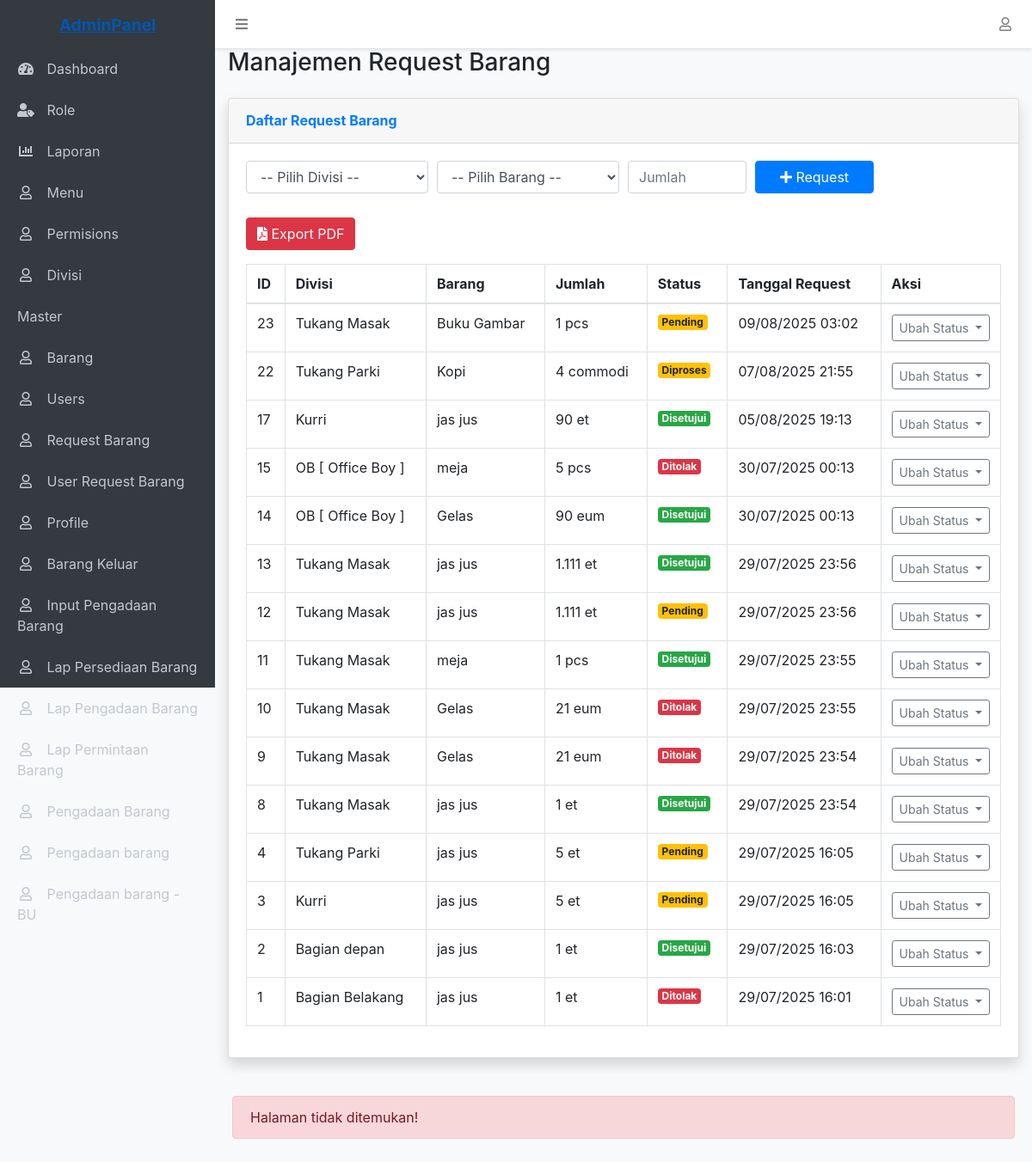
/main.php?page=request_barang (signed in), run on the app's committed database.
### tables this page shows
CREATE TABLE `request_barang` (
  `id` bigint(20) UNSIGNED NOT NULL,
  `divisi_id` bigint(20) UNSIGNED NOT NULL,
  `barang_id` bigint(20) UNSIGNED NOT NULL,
  `jumlah` int(11) NOT NULL,
  `status` varchar(20) NOT NULL DEFAULT 'Pending',
  `created_at` timestamp NULL DEFAULT current_timestamp(),
  `updated_at` timestamp NULL DEFAULT current_timestamp() ON UPDATE current_timestamp()
);

CREATE TABLE `divisi` (
  `id` bigint(20) UNSIGNED NOT NULL,
  `nama_divisi` varchar(255) NOT NULL,
  `created_at` timestamp NULL DEFAULT NULL,
  `updated_at` timestamp NULL DEFAULT NULL
);

CREATE TABLE `barang` (
  `id` bigint(20) UNSIGNED NOT NULL,
  `nama_barang` varchar(255) NOT NULL,
  `kategori` varchar(255) DEFAULT NULL,
  `stok_awal` int(11) NOT NULL DEFAULT 0,
  `satuan` varchar(255) NOT NULL,
  `created_at` timestamp NULL DEFAULT NULL,
  `updated_at` timestamp NULL DEFAULT NULL
);

CREATE TABLE `permissions` (
  `id` int(11) NOT NULL,
  `role_id` int(11) NOT NULL,
  `menu_id` int(11) NOT NULL,
  `can_view` tinyint(1) NOT NULL DEFAULT 0,
  `can_create` tinyint(1) NOT NULL DEFAULT 0,
  `can_edit` tinyint(1) NOT NULL DEFAULT 0,
  `can_delete` tinyint(1) NOT NULL DEFAULT 0,
  `created_at` timestamp NOT NULL DEFAULT current_timestamp(),
  `updated_at` timestamp NOT NULL DEFAULT current_timestamp() ON UPDATE current_timestamp()
);

CREATE TABLE `menus` (
  `id` int(11) NOT NULL,
  `parent_id` int(11) DEFAULT NULL,
  `name` varchar(50) NOT NULL,
  `icon` varchar(50) DEFAULT NULL,
  `url` varchar(100) DEFAULT NULL,
  `order` int(11) NOT NULL DEFAULT 0,
  `is_active` tinyint(1) NOT NULL DEFAULT 1,
  `created_at` timestamp NOT NULL DEFAULT current_timestamp(),
  `updated_at` timestamp NOT NULL DEFAULT current_timestamp() ON UPDATE current_timestamp()
);

### request_barang.php (the view, shortened to what this page needs)
<?php
require 'config/database.php';
$query = "SELECT rb.*, d.nama_divisi, b.nama_barang, b.satuan
          FROM request_barang rb
          JOIN divisi d ON rb.divisi_id = d.id
          JOIN barang b ON rb.barang_id = b.id
          ORDER BY rb.created_at DESC";
$result = $conn->query($query);
?>
<div class="container-fluid">
    <div class="d-sm-flex align-items-center justify-content-between mb-4">
        <h1 class="h3 mb-0 text-gray-800">Manajemen Request Barang</h1>
    </div>
    <div class="card shadow mb-4">
        <div class="card-header py-3">
            <h6 class="m-0 font-weight-bold text-primary">Daftar Request Barang</h6>
        </div>
        <div class="card-body">
            <form method="POST" class="mb-4" action="">
                <div class="form-row">
                    <div class="col-md-3">
                        <select name="divisi_id" class="form-control" required>
                            <option value="">-- Pilih Divisi --</option>
                        </select>
                    </div>
                    <div class="col-md-3">
                        <select name="barang_id" class="form-control" required>
                            <option value="">-- Pilih Barang --</option>
                        </select>
                    </div>
                    <div class="col-md-2">
                        <input type="number" name="jumlah" class="form-control" placeholder="Jumlah" min="1" required>
                    </div>
                    <div class="col-md-2">
                        <button type="submit" name="tambah_request" class="btn btn-primary btn-block">
                            <i class="fas fa-plus"></i> Request
                        </button>
                    </div>
                </div>
            </form>
            <div class="mb-3">
                <button id="exportPdfBtn" class="btn btn-danger">
                    <i class="fas fa-file-pdf"></i> Export PDF
                </button>
            </div>
            <div class="table-responsive">
                <table id="requestTable" class="table table-bordered" width="100%" cellspacing="0">
                    <thead>
                        <tr>
                            <th width="5%">ID</th>
                            <th>Divisi</th>
                            <th>Barang</th>
                            <th>Jumlah</th>
                            <th>Status</th>
                            <th>Tanggal Request</th>
                            <th width="15%">Aksi</th>
                        </tr>
                    </thead>
                    <tbody>
                        <?php while ($row = $result->fetch_assoc()): ?>
                        <tr>
                            <td><?= $row['id'] ?></td>
                            <td><?= htmlspecialchars($row['nama_divisi']) ?></td>
                            <td><?= htmlspecialchars($row['nama_barang']) ?></td>
                            <td><?= number_format($row['jumlah'], 0, ',', '.') ?> <?= htmlspecialchars($row['satuan']) ?></td>
                            <td>
                                <span class="badge badge-<?=
                                    $row['status'] == 'Disetujui' ? 'success' :
                                    ($row['status'] == 'Ditolak' ? 'danger' :
                                    ($row['status'] == 'Selesai' ? 'primary' : 'warning')) ?>">
                                    <?= $row['status'] ?>
                                </span>
                            </td>
                            <td><?= date('d/m/Y H:i', strtotime($row['created_at'])) ?></td>
                            <td class="text-center">
                                <div class="btn-group">
                                    <button type="button" class="btn btn-sm btn-outline-secondary dropdown-toggle" data-toggle="dropdown">
                                        Ubah Status
                                    </button>
                                </div>
                            </td>
                        </tr>
                        <?php endwhile; ?>
                    </tbody>
                </table>
            </div>
            <link rel="stylesheet" href="https://cdnjs.cloudflare.com/ajax/libs/font-awesome/6.4.2/css/all.min.css">
        </div>
    </div>
</div>

### layout/sidebar.php (shortened to what this page needs)
<aside class="sidebar">
    <div class="sidebar-container">
        <ul class="sidebar-menu">
            <?php
            $menu = buildMenu($_SESSION['user_role_id']);
            foreach ($menu as $item):
                if (empty($item['children'])): ?>
                    <li class="<?php echo $active_menu == basename($item['url'] ?? '', '.php') ? 'active' : ''; ?>">
                        <a href="<?php echo $item['url'] ?? ''; ?>">
                            <?php if (isset($item['icon'])): ?>
                                <i class="<?php echo $item['icon']; ?>"></i>
                            <?php endif; ?>
                            <span><?php echo $item['name'] ?? ''; ?></span>
                        </a>
                    </li>
                <?php else: ?>
                    <?php foreach ($item['children'] as $child): ?>
                        <li class="<?php echo $active_menu == basename($child['url'] ?? '', '.php') ? 'active' : ''; ?>">
                            <a href="<?php echo $child['url'] ?? ''; ?>">
                                <?php if (isset($child['icon'])): ?>
                                    <i class="<?php echo $child['icon']; ?>"></i>
                                <?php endif; ?>
                                <span><?php echo $child['name'] ?? ''; ?></span>
                            </a>
                        </li>
                    <?php endforeach; ?>
                <?php endif; ?>
            <?php endforeach; ?>
        </ul>
    </div>
</aside>

### layout/header.php (style rules this page uses)
:root { --sidebar-width: 250px; --header-height: 56px; }
body { padding-top: var(--header-height); padding-left: var(--sidebar-width); background-color: #f8f9fa; min-height: 100vh; }
.sidebar { position: fixed; top: 0; left: 0; height: 100vh; width: var(--sidebar-width); background-color: #343a40; padding-top: var(--header-height); z-index: 1000; transition: all 0.3s; }
.sidebar-menu { list-style: none; padding: 0; }
.sidebar-menu li a { display: block; padding: 12px 20px; color: #c2c7d0; text-decoration: none; transition: all 0.3s; }
.sidebar-menu li a i { margin-right: 10px; width: 20px; text-align: center; }

### data on the page
request_barang: id "23", divisi.nama_divisi "Tukang Masak", barang.nama_barang "Buku Gambar", jumlah "1", barang.satuan "pcs", status "Pending", created_at "09/08/2025 03:02"
request_barang: id "22", divisi.nama_divisi "Tukang Parki", barang.nama_barang "Kopi", jumlah "4", barang.satuan "commodi", status "Diproses", created_at "07/08/2025 21:55"
request_barang: id "17", divisi.nama_divisi "Kurri", barang.nama_barang "jas jus", jumlah "90", barang.satuan "et", status "Disetujui", created_at "05/08/2025 19:13"
request_barang: id "15", divisi.nama_divisi "OB [ Office Boy ]", barang.nama_barang "meja", jumlah "5", barang.satuan "pcs", status "Ditolak", created_at "30/07/2025 00:13"
request_barang: id "14", divisi.nama_divisi "OB [ Office Boy ]", barang.nama_barang "Gelas", jumlah "90", barang.satuan "eum", status "Disetujui", created_at "30/07/2025 00:13"
request_barang: id "13", divisi.nama_divisi "Tukang Masak", barang.nama_barang "jas jus", jumlah "1.111", barang.satuan "et", status "Disetujui", created_at "29/07/2025 23:56"
request_barang: id "12", divisi.nama_divisi "Tukang Masak", barang.nama_barang "jas jus", jumlah "1.111", barang.satuan "et", status "Pending", created_at "29/07/2025 23:56"
request_barang: id "11", divisi.nama_divisi "Tukang Masak", barang.nama_barang "meja", jumlah "1", barang.satuan "pcs", status "Disetujui", created_at "29/07/2025 23:55"
request_barang: id "10", divisi.nama_divisi "Tukang Masak", barang.nama_barang "Gelas", jumlah "21", barang.satuan "eum", status "Ditolak", created_at "29/07/2025 23:55"
request_barang: id "9", divisi.nama_divisi "Tukang Masak", barang.nama_barang "Gelas", jumlah "21", barang.satuan "eum", status "Ditolak", created_at "29/07/2025 23:54"
request_barang: id "8", divisi.nama_divisi "Tukang Masak", barang.nama_barang "jas jus", jumlah "1", barang.satuan "et", status "Disetujui", created_at "29/07/2025 23:54"
request_barang: id "4", divisi.nama_divisi "Tukang Parki", barang.nama_barang "jas jus", jumlah "5", barang.satuan "et", status "Pending", created_at "29/07/2025 16:05"
request_barang: id "3", divisi.nama_divisi "Kurri", barang.nama_barang "jas jus", jumlah "5", barang.satuan "et", status "Pending", created_at "29/07/2025 16:05"
request_barang: id "2", divisi.nama_divisi "Bagian depan", barang.nama_barang "jas jus", jumlah "1", barang.satuan "et", status "Disetujui", created_at "29/07/2025 16:03"
request_barang: id "1", divisi.nama_divisi "Bagian Belakang", barang.nama_barang "jas jus", jumlah "1", barang.satuan "et", status "Ditolak", created_at "29/07/2025 16:01"
permissions: menu.name "Dashboard"
permissions: menu.name "Role"
permissions: menu.name "Laporan"
permissions: menu.name "Menu"
permissions: menu.name "Permisions"
permissions: menu.name "Divisi"
permissions: menu.name "Master"
permissions: menu.name "Barang"
permissions: menu.name "Users"
permissions: menu.name "Request Barang"
permissions: menu.name "User Request Barang"
permissions: menu.name "Profile"
permissions: menu.name "Barang Keluar"
permissions: menu.name "Input Pengadaan Barang"
permissions: menu.name "Lap Persediaan Barang"
permissions: menu.name "Lap Pengadaan Barang"
permissions: menu.name "Lap Permintaan Barang"
permissions: menu.name "Pengadaan Barang"
permissions: menu.name "Pengadaan barang"
permissions: menu.name "Pengadaan barang - BU"
